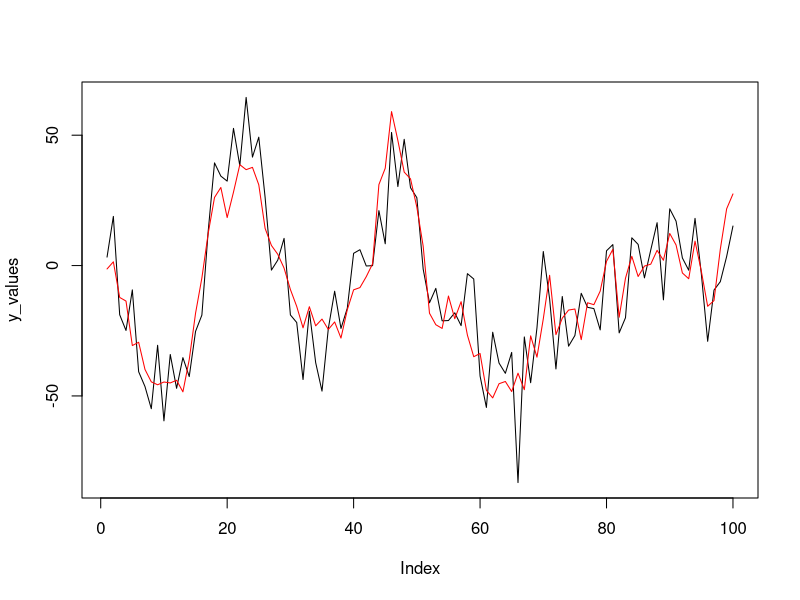
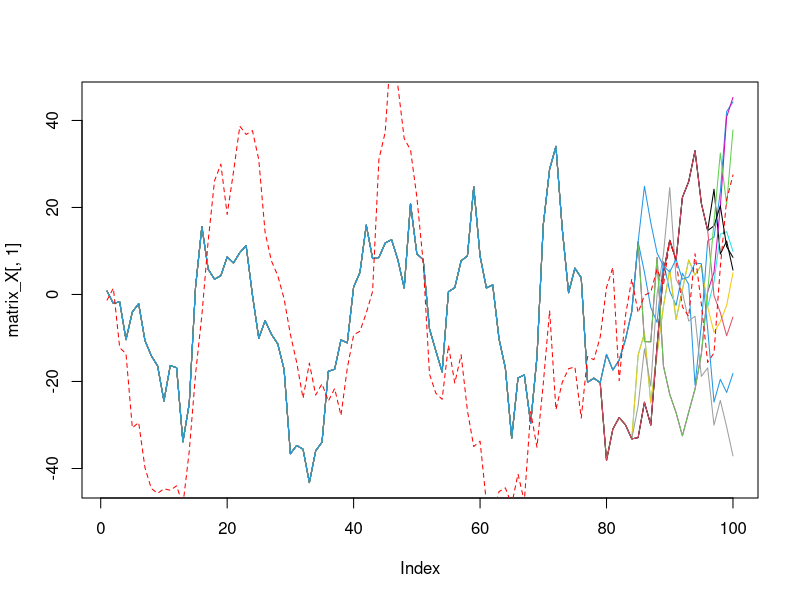

These figures' R source, in order:

##################################################################
# State space model - toy example
##################################################################

state_update = function(x_k, phi, mu, sigma){
  error_value = rnorm(1, mean=0, sd=1)
  x_k1 = mu + phi*(x_k-mu) + sigma*error_value
  return (x_k1)  
}

obs_update = function (x_k, phi, eta){
  error_value = rnorm(1, mean=0, sd=1)
  y_k = x_k + eta*error_value
  return (y_k)
}


##################################################################
# Generate some observations using the SSM
##################################################################

t = 100 # num of iters

# SSM params
phi = 0.95
mu = 0.9
sigma_2 = 100
sigma = sqrt(sigma_2)
eta_2 = (sigma_2/(1-phi^2))/5
eta = sqrt(eta_2)

# initialise process X (unobserved) and Y (observed)
x_values = vector(length = t) # to store process X in time
y_values= vector(length = t) # to store observations associated with X
x1 = rnorm(1, mean=0, sd=1) # pick starting point from rnorm 
x_values[1] = x1 # store starting point
y_values[1] = obs_update(x_k = x_values[1], phi=phi, eta=eta) # store first observation

# propogate X  and Y in time by SSM
for (i in 2:t){
  x_values[i] = state_update(x_k = x_values[i-1], phi=phi, mu=mu, sigma=sigma)
  y_values[i] = obs_update(x_k = x_values[i], phi=phi, eta=eta)
}

# plot the evolution of the process
plot(y_values, type= "l")
lines(x_values, col="red")


##################################################################
# Use SMC/particle filter to sample from underlying process X
##################################################################

# Initialise N particles
N = 10  #number of particles 
matrix_X = matrix(NA, ncol=N, nrow= t) # N particles at t timesteps
matrix_W = matrix(NA, ncol=N, nrow= t) # N weights at t timesteps
matrix_X[1,] = rnorm(N, mean=0, sd=1) # Initialise with proposal density

resample_count = 0

for (i in 1:t){
  if (i >= 2) { # All steps other than 1st
    matrix_X[i,] = sapply(X = matrix_X[i-1,], FUN = state_update, phi=phi, mu=mu, sigma=sigma)
  }
  
  prob_argument = (y_values[i]-matrix_X[i,])/eta
  weight  = dnorm(prob_argument, mean=0, sd=1) # weights here are from prob density g evaulated at y1|x_1 for all steps
  weight_norm = weight/sum(weight)
  matrix_W[i,] = weight_norm
  
  ESS = sum((matrix_W[i,])^2)^-1 
  
  if (ESS<N/2){
    resample_index = sample(1:N, replace=TRUE, prob=matrix_W[1,])
    matrix_X[,1:N] = matrix_X[,resample_index]
    resample_count = resample_count + 1
  }
}

cat(100.0*(resample_count / t), "% of timesteps we resample")


##################################################################
# Plot the particles trajectories in path space
##################################################################

# plot for the particles trajectories over the state space
plot(matrix_X[,1], type="l", ylim = c(min(matrix_X),max(matrix_X)))
for (i in 2:N){
  lines(matrix_X[,i], type="l", col=i+10)
}
lines(x_values, col="red", lty=2)


##################################################################
# Run Kalman filter for comparison of linear guassian SSMs
##################################################################

# kalman filter
#fkf(a0=x_values, as.matrix(1), as.matrix(mu-phi*mu), as.matrix(0), Tt=as.matrix(phi), Zt=as.matrix(1), HHt=as.matrix(sigma), GGt=as.matrix(eta), yt=as.matrix(y_values) )
